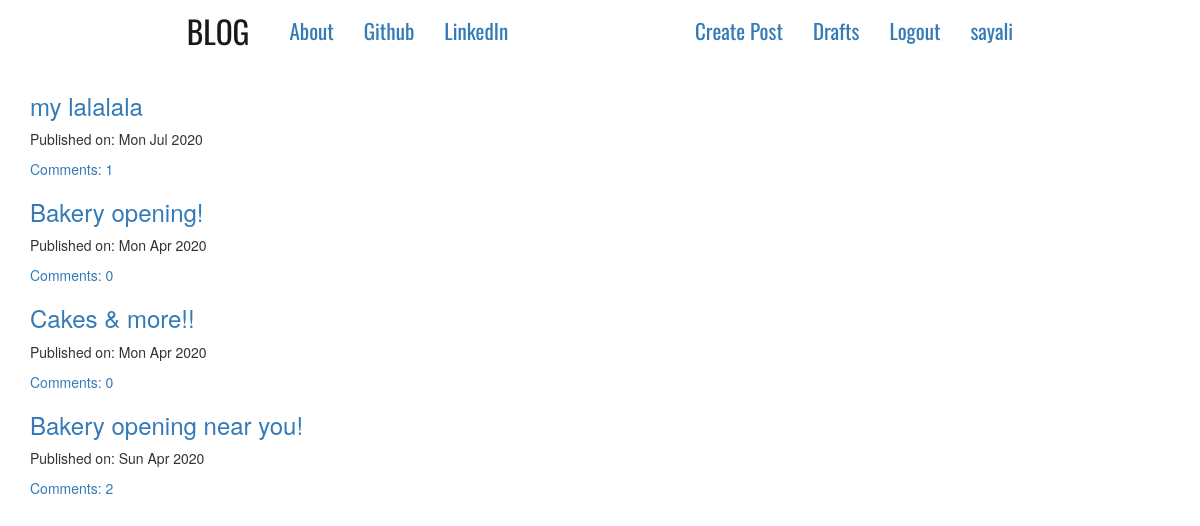
The app's page / (signed in) with its own data.
### blogapp/models.py (models this page shows, shortened)
class Post(models.Model):
    author = models.ForeignKey('auth.User', on_delete=models.CASCADE)
    title = models.CharField(max_length=70)
    text = models.TextField()
    create_date = models.DateTimeField(default=timezone.now) # current date and time is set as create_date
    published_date = models.DateTimeField(blank=True, null=True)
    def approve_comments(self):
        return self.comments.filter(approved_comment=True)

### blogapp/views.py (the view)
# urls.py: url(r'^$',views.PostListView.as_view(), name='post_list'), # home page
class PostListView(ListView):
    model = Post # OR model = models.Post
    def get_queryset(self):
        return Post.objects.filter(published_date__lte=timezone.now()).order_by('-published_date')

### blogapp/templates/blogapp/post_list.html
{% extends 'blogapp/base.html' %}
{% block body_block %}
<div class="centrestage">
    {% for post in post_list %}
    <div class="post">
        <h3><a href="{% url 'post_detail' pk=post.pk %}">{{ post.title }}</a></h3>
        <div class="date">
            <p>Published on: {{ post.published_date|date:"D M Y" }}</p>
        </div>
        <div class="comment">
            <a href="{% url 'post_detail' pk=post.pk %}">Comments: {{ post.approve_comments.count }}</a>
        </div>
    </div>
    {% endfor %}
</div>
{% endblock %}

### blogapp/templates/blogapp/base.html (shortened to what this page needs)
<!DOCTYPE html>
{% load static %}
<html lang="en">
<head>
    <link rel="stylesheet" href="https://stackpath.bootstrapcdn.com/bootstrap/4.4.1/css/bootstrap.min.css"
>
    <link rel="stylesheet" href="https://maxcdn.bootstrapcdn.com/bootstrap/3.3.7/css/bootstrap.min.css"
>
    <link rel="stylesheet" href="https://maxcdn.bootstrapcdn.com/bootstrap/3.3.7/css/bootstrap-theme.min.css"
>
    <link rel="stylesheet" href="//cdn.jsdelivr.net/npm/medium-editor@latest/dist/css/medium-editor.min.css"
        type="text/css" media="screen" charset="utf-8">
    <link rel="stylesheet" href="{% static 'css/blog.css' %}">
</head>
<body>
    <nav class="navbar navbar-expand navbar-light navfont">
        <div class="container">
            <ul class="nav navbar-nav">
                <li><a href="{% url 'post_list' %}" class="navbar-brand bigbrand">BLOG</a></li>
                <li><a href="{% url 'about' %}" class="nav-item">About</a></li>
                <li><a href="https://github.com/sayali1008" class="nav-item">Github</a></li>
                <li><a href="https://www.linkedin.com/in/sayali-moghe-079481193/">LinkedIn</a></li>
            </ul>
            <ul class="nav navbar-nav navbar-right">
                {% if user.is_authenticated %}
                <li><a href="{% url 'post_create' %}">Create Post</a></li>
                <li><a href="{% url 'post_drafts' %}">Drafts</a></li>
                <li><a href="{% url 'logout' %}">Logout</a></li>
                <li><a href="">{{ user.username }}</a></li>
                {% else %}
                <li><a href="{% url 'login' %}"><span class="glyphicon glyphicon-user"></span> Login</a></li>
                {% endif %}
            </ul>
        </div>
    </nav>
    <div class="container body-block">
        <div class="row">
                <div class="blog-post">
                    {% block body_block %}
                    {% endblock %}
                </div>
        </div>
    </div>
</body>
</html>

### blogapp/static/css/blog.css (style rules this page uses)
.navfont { font-family: 'Oswald', sans-serif; font-size: 1.5em; margin-bottom: 0.5em; }
.bigbrand { font-size: 1.5em; }
.centrestage { margin-left: auto; margin-right: auto; }

### records on screen
Post: title "my lalalala", published_date "Mon Jul 2020", approve_comments.count "1"
Post: title "Bakery opening!", published_date "Mon Apr 2020", approve_comments.count "0"
Post: title "Cakes & more!!", published_date "Mon Apr 2020", approve_comments.count "0"
Post: title "Bakery opening near you!", published_date "Sun Apr 2020", approve_comments.count "2"

### other values on screen
{{ user.username }} "sayali"
